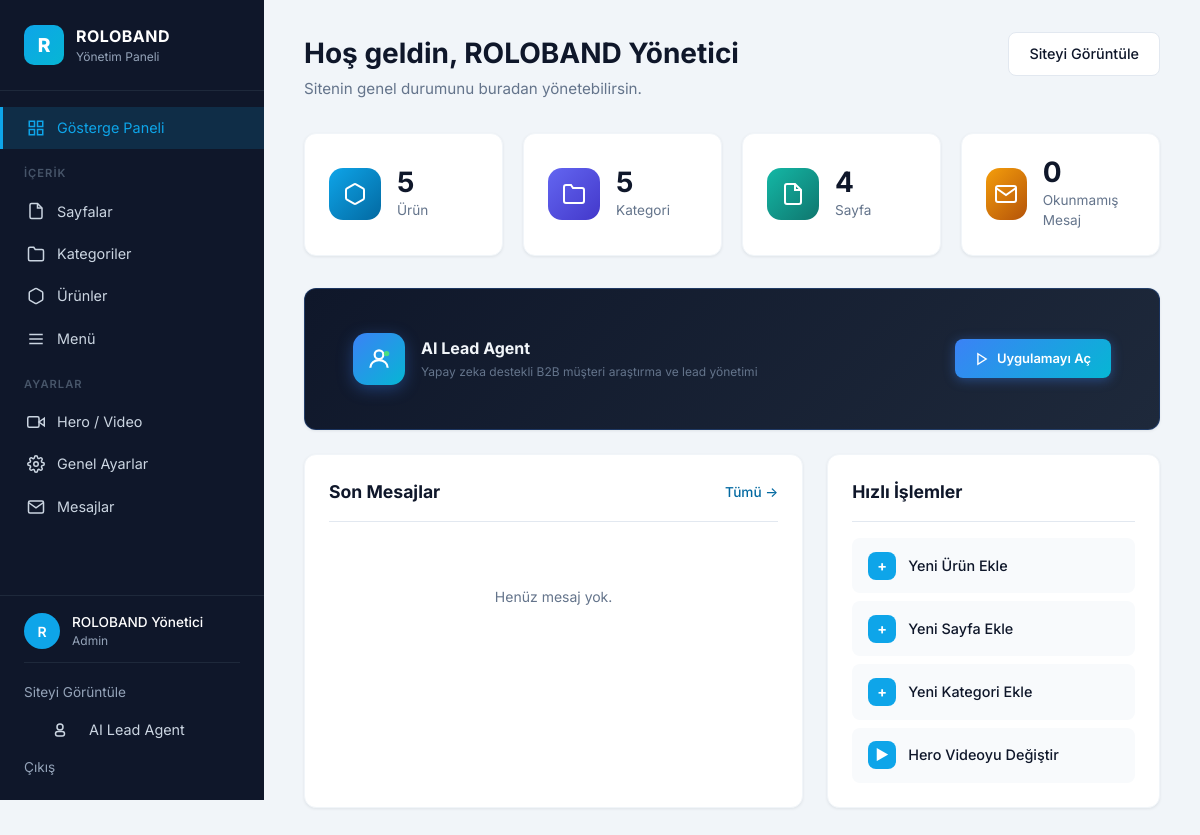
/admin/ (signed in), run on the app's committed database.
### app/models.py (models this page shows, shortened)
class AdminUser(db.Model, UserMixin):
    __tablename__ = "admin_users"
    id = db.Column(db.Integer, primary_key=True)
    email = db.Column(db.String(120), unique=True, nullable=False, index=True)
    full_name = db.Column(db.String(120), nullable=False, default="Yönetici")
    password_hash = db.Column(db.String(255), nullable=False)
    role = db.Column(db.String(20), default="admin")  # admin | editor
    is_active = db.Column(db.Boolean, default=True)
    last_login = db.Column(db.DateTime)
    created_at = db.Column(db.DateTime, default=datetime.utcnow)

### app/blueprints/admin/routes.py (the view)
@admin_bp.route("/")
@login_required
def dashboard():
    stats = {
        "products": Product.query.count(),
        "categories": ProductCategory.query.count(),
        "pages": Page.query.count(),
        "unread_messages": ContactMessage.query.filter_by(is_read=False).count(),
    }
    recent_messages = (
        ContactMessage.query.order_by(ContactMessage.created_at.desc()).limit(5).all()
    )
    return render_template("admin/dashboard.html", stats=stats, recent_messages=recent_messages)

### app/blueprints/admin/routes.py (called while the page is built)
@admin_bp.app_context_processor
def inject_admin_context():
    if current_user.is_authenticated and getattr(current_user, "role", None) == "admin":
        try:
            unread = ContactMessage.query.filter_by(is_read=False).count()
        except Exception:
            unread = 0
        return {"unread_count": unread}
    return {"unread_count": 0}

### app/models.py (called while the page is built)
    @classmethod
    def as_dict(cls) -> dict:
        return {r.key: r.value for r in cls.query.all()}

    @classmethod
    def get_main_menu(cls) -> List["MenuItem"]:
        return (
            cls.query.filter_by(parent_id=None, is_active=True)
            .order_by(cls.order_index.asc())
            .all()
        )

### app/templates/admin/dashboard.html (shortened to what this page needs)
{% extends "admin/base.html" %}
{% block content %}
<div class="admin-header">
  <div>
    <h1 class="admin-page-title">Hoş geldin, {{ current_user.full_name or current_user.email }}</h1>
    <p class="admin-page-subtitle">Sitenin genel durumunu buradan yönetebilirsin.</p>
  </div>
  <div class="admin-header-actions">
    <a href="{{ url_for('public.index') }}" target="_blank" class="btn btn-outline">Siteyi Görüntüle</a>
  </div>
</div>
<div class="admin-stats">
  <a href="{{ url_for('admin.products_list') }}" class="admin-stat-card">
    <div class="admin-stat-icon" style="background: linear-gradient(135deg, #0ea5e9, #0369a1);">
      <svg viewBox="0 0 24 24" fill="none" stroke="white" stroke-width="2"><path d="M21 16V8a2 2 0 0 0-1-1.73l-7-4a2 2 0 0 0-2 0l-7 4A2 2 0 0 0 3 8v8a2 2 0 0 0 1 1.73l7 4a2 2 0 0 0 2 0l7-4A2 2 0 0 0 21 16z"/></svg>
    </div>
    <div>
      <div class="admin-stat-value">{{ stats.products }}</div>
      <div class="admin-stat-label">Ürün</div>
    </div>
  </a>
  <a href="{{ url_for('admin.categories_list') }}" class="admin-stat-card">
    <div class="admin-stat-icon" style="background: linear-gradient(135deg, #6366f1, #4338ca);">
      <svg viewBox="0 0 24 24" fill="none" stroke="white" stroke-width="2"><path d="M22 19a2 2 0 0 1-2 2H4a2 2 0 0 1-2-2V5a2 2 0 0 1 2-2h5l2 3h9a2 2 0 0 1 2 2z"/></svg>
    </div>
    <div>
      <div class="admin-stat-value">{{ stats.categories }}</div>
      <div class="admin-stat-label">Kategori</div>
    </div>
  </a>
  <a href="{{ url_for('admin.pages_list') }}" class="admin-stat-card">
    <div class="admin-stat-icon" style="background: linear-gradient(135deg, #14b8a6, #0f766e);">
      <svg viewBox="0 0 24 24" fill="none" stroke="white" stroke-width="2"><path d="M14 2H6a2 2 0 0 0-2 2v16a2 2 0 0 0 2 2h12a2 2 0 0 0 2-2V8z"/><polyline points="14 2 14 8 20 8"/></svg>
    </div>
    <div>
      <div class="admin-stat-value">{{ stats.pages }}</div>
      <div class="admin-stat-label">Sayfa</div>
    </div>
  </a>
  <a href="{{ url_for('admin.messages_list') }}" class="admin-stat-card">
    <div class="admin-stat-icon" style="background: linear-gradient(135deg, #f59e0b, #b45309);">
      <svg viewBox="0 0 24 24" fill="none" stroke="white" stroke-width="2"><path d="M4 4h16c1.1 0 2 .9 2 2v12c0 1.1-.9 2-2 2H4c-1.1 0-2-.9-2-2V6c0-1.1.9-2 2-2z"/><polyline points="22,6 12,13 2,6"/></svg>
    </div>
    <div>
      <div class="admin-stat-value">{{ stats.unread_messages }}</div>
      <div class="admin-stat-label">Okunmamış Mesaj</div>
    </div>
  </a>
</div>
<div class="admin-card" style="margin-bottom:24px;background:linear-gradient(135deg,#0f172a 0%,#1e293b 100%);border:1px solid rgba(59,130,246,0.25);">
  <div style="display:flex;align-items:center;justify-content:space-between;padding:20px 24px;gap:16px;flex-wrap:wrap;">
    <div style="display:flex;align-items:center;gap:16px;">
      <div style="width:52px;height:52px;border-radius:14px;background:linear-gradient(135deg,#3b82f6,#06b6d4);display:flex;align-items:center;justify-content:center;flex-shrink:0;box-shadow:0 4px 16px rgba(59,130,246,0.35);">
        <svg width="26" height="26" viewBox="0 0 24 24" fill="none" stroke="white" stroke-width="2"><circle cx="12" cy="8" r="4"/><path d="M4 20c0-4 3.6-7 8-7s8 3 8 7"/><circle cx="19" cy="7" r="2.5" fill="#4ade80" stroke="none"/></svg>
      </div>
      <div>
        <div style="font-size:16px;font-weight:700;color:#f1f5f9;margin-bottom:3px;">AI Lead Agent</div>
        <div style="font-size:12px;color:#64748b;">Yapay zeka destekli B2B müşteri araştırma ve lead yönetimi</div>
      </div>
    </div>
    <a href="{{ url_for('admin.agent_page') }}" target="_blank"
       style="display:inline-flex;align-items:center;gap:8px;padding:10px 20px;background:linear-gradient(135deg,#3b82f6,#06b6d4);color:#fff;border-radius:8px;font-size:13px;font-weight:600;text-decoration:none;white-space:nowrap;box-shadow:0 2px 12px rgba(59,130,246,0.4);transition:opacity .2s;"
       onmouseover="this.style.opacity='.85'" onmouseout="this.style.opacity='1'">
      <svg width="14" height="14" viewBox="0 0 24 24" fill="none" stroke="currentColor" stroke-width="2.5"><polygon points="5,3 19,12 5,21"/></svg>
      Uygulamayı Aç
    </a>
  </div>
</div>
<div class="admin-grid-2">
  <div class="admin-card">
    <div class="admin-card-header">
      <h2>Son Mesajlar</h2>
      <a href="{{ url_for('admin.messages_list') }}" class="admin-card-link">Tümü →</a>
    </div>
    {% if recent_messages %}
      <ul class="admin-list">
        {% for msg in recent_messages %}
          <li class="admin-list-item {% if not msg.is_read %}unread{% endif %}">
            <a href="{{ url_for('admin.message_detail', msg_id=msg.id) }}">
              <div class="admin-list-title">{{ msg.full_name }} {% if msg.company %}<small>({{ msg.company }})</small>{% endif %}</div>
              <div class="admin-list-meta">{{ msg.subject or 'Konu yok' }} · {{ msg.created_at.strftime('%d.%m.%Y %H:%M') }}</div>
            </a>
          </li>
        {% endfor %}
      </ul>
    {% else %}
      <p class="admin-empty">Henüz mesaj yok.</p>
    {% endif %}
  </div>
  <div class="admin-card">
    <div class="admin-card-header">
      <h2>Hızlı İşlemler</h2>
    </div>
    <div class="admin-quick-actions">
      <a href="{{ url_for('admin.product_create') }}" class="quick-action">
        <span class="quick-action-icon">+</span>
        Yeni Ürün Ekle
      </a>
      <a href="{{ url_for('admin.page_create') }}" class="quick-action">
        <span class="quick-action-icon">+</span>
        Yeni Sayfa Ekle
      </a>
      <a href="{{ url_for('admin.category_create') }}" class="quick-action">
        <span class="quick-action-icon">+</span>
        Yeni Kategori Ekle
      </a>
      <a href="{{ url_for('admin.settings_hero') }}" class="quick-action">
        <span class="quick-action-icon">▶</span>
        Hero Videoyu Değiştir
      </a>
    </div>
  </div>
</div>
{% endblock %}

### app/templates/admin/base.html (shortened to what this page needs)
<!DOCTYPE html>
<html lang="tr">
<head>
  <link rel="stylesheet" href="{{ url_for('static', filename='css/admin.css') }}">
</head>
<body class="admin-body">
<aside class="admin-sidebar">
  <div class="admin-brand">
    <div class="admin-logo">R</div>
    <div>
      <div class="admin-brand-name">ROLOBAND</div>
      <div class="admin-brand-sub">Yönetim Paneli</div>
    </div>
  </div>
  <nav class="admin-nav">
    <a href="{{ url_for('admin.dashboard') }}" class="admin-nav-item {% if request.endpoint == 'admin.dashboard' %}active{% endif %}">
      <svg viewBox="0 0 24 24" fill="none" stroke="currentColor" stroke-width="2"><rect x="3" y="3" width="7" height="7"/><rect x="14" y="3" width="7" height="7"/><rect x="14" y="14" width="7" height="7"/><rect x="3" y="14" width="7" height="7"/></svg>
      <span>Gösterge Paneli</span>
    </a>
    <div class="admin-nav-section">İçerik</div>
    <a href="{{ url_for('admin.pages_list') }}" class="admin-nav-item {% if 'page' in request.endpoint %}active{% endif %}">
      <svg viewBox="0 0 24 24" fill="none" stroke="currentColor" stroke-width="2"><path d="M14 2H6a2 2 0 0 0-2 2v16a2 2 0 0 0 2 2h12a2 2 0 0 0 2-2V8z"/><polyline points="14 2 14 8 20 8"/></svg>
      <span>Sayfalar</span>
    </a>
    <a href="{{ url_for('admin.categories_list') }}" class="admin-nav-item {% if 'categor' in request.endpoint %}active{% endif %}">
      <svg viewBox="0 0 24 24" fill="none" stroke="currentColor" stroke-width="2"><path d="M22 19a2 2 0 0 1-2 2H4a2 2 0 0 1-2-2V5a2 2 0 0 1 2-2h5l2 3h9a2 2 0 0 1 2 2z"/></svg>
      <span>Kategoriler</span>
    </a>
    <a href="{{ url_for('admin.products_list') }}" class="admin-nav-item {% if 'product' in request.endpoint %}active{% endif %}">
      <svg viewBox="0 0 24 24" fill="none" stroke="currentColor" stroke-width="2"><path d="M21 16V8a2 2 0 0 0-1-1.73l-7-4a2 2 0 0 0-2 0l-7 4A2 2 0 0 0 3 8v8a2 2 0 0 0 1 1.73l7 4a2 2 0 0 0 2 0l7-4A2 2 0 0 0 21 16z"/></svg>
      <span>Ürünler</span>
    </a>
    <a href="{{ url_for('admin.menu_list') }}" class="admin-nav-item {% if 'menu' in request.endpoint %}active{% endif %}">
      <svg viewBox="0 0 24 24" fill="none" stroke="currentColor" stroke-width="2"><line x1="3" y1="12" x2="21" y2="12"/><line x1="3" y1="6" x2="21" y2="6"/><line x1="3" y1="18" x2="21" y2="18"/></svg>
      <span>Menü</span>
    </a>
    <div class="admin-nav-section">Ayarlar</div>
    <a href="{{ url_for('admin.settings_hero') }}" class="admin-nav-item {% if request.endpoint == 'admin.settings_hero' %}active{% endif %}">
      <svg viewBox="0 0 24 24" fill="none" stroke="currentColor" stroke-width="2"><polygon points="23 7 16 12 23 17 23 7"/><rect x="1" y="5" width="15" height="14" rx="2" ry="2"/></svg>
      <span>Hero / Video</span>
    </a>
    <a href="{{ url_for('admin.settings_general') }}" class="admin-nav-item {% if request.endpoint == 'admin.settings_general' %}active{% endif %}">
      <span>Genel Ayarlar</span>
    </a>
    <a href="{{ url_for('admin.messages_list') }}" class="admin-nav-item {% if 'message' in request.endpoint %}active{% endif %}">
      <svg viewBox="0 0 24 24" fill="none" stroke="currentColor" stroke-width="2"><path d="M4 4h16c1.1 0 2 .9 2 2v12c0 1.1-.9 2-2 2H4c-1.1 0-2-.9-2-2V6c0-1.1.9-2 2-2z"/><polyline points="22,6 12,13 2,6"/></svg>
      <span>Mesajlar
      </span>
    </a>
  </nav>
  <div class="admin-sidebar-footer">
    <div class="admin-user">
      <div class="admin-user-avatar">{{ (current_user.full_name or current_user.email)[0]|upper }}</div>
      <div>
        <div class="admin-user-name">{{ current_user.full_name or current_user.email }}</div>
        <div class="admin-user-role">{{ current_user.role|title }}</div>
      </div>
    </div>
    <a href="{{ url_for('public.index') }}" target="_blank" class="admin-sidebar-link">Siteyi Görüntüle</a>
    <a href="{{ url_for('admin.agent_page') }}" class="admin-nav-item {% if 'agent' in request.endpoint %}active{% endif %}" target="_blank">
      <svg width="16" height="16" viewBox="0 0 24 24" fill="none" style="vertical-align:middle;margin-right:8px"><circle cx="12" cy="8" r="4" stroke="currentColor" stroke-width="2"/><rect x="6" y="14" width="12" height="6" rx="3" stroke="currentColor" stroke-width="2"/></svg>
      AI Lead Agent
    </a>
    <a href="{{ url_for('admin.logout') }}" class="admin-sidebar-link">Çıkış</a>
  </div>
</aside>
<main class="admin-main">
  {% block content %}{% endblock %}
</main>
</body>
</html>

### data on the page
AdminUser: full_name "R", full_name "ROLOBAND Yönetici", role "Admin"

### other printed values
{{ stats.products }} "5"
{{ stats.categories }} "5"
{{ stats.pages }} "4"
{{ stats.unread_messages }} "0"
